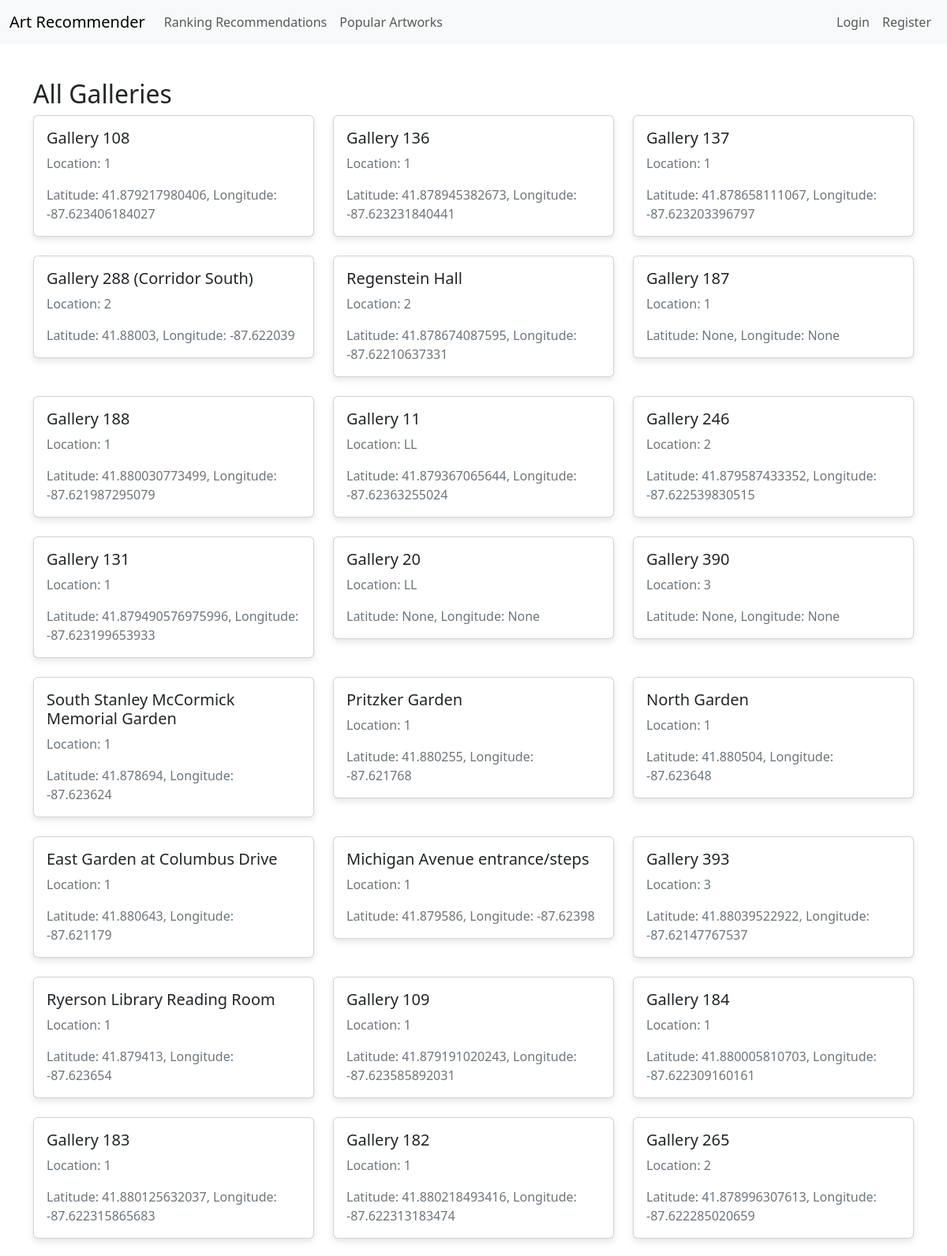
The app's page /all_galleries/ (upper part) with its own data.
### recommendations/models.py (models this page shows, shortened)
class Gallery(models.Model):
    title = models.CharField(max_length=255)
    latitude = models.FloatField(null=True, blank=True)
    longitude = models.FloatField(null=True, blank=True)
    floor = models.CharField(max_length=255, null=True, blank=True)

### recommendations/views.py (the view)
# urls.py: path('all_galleries/', views.all_galleries, name='all_galleries'),
def all_galleries(request):
    galleries = Gallery.objects.all()
    return render(request, 'recommendations/all_galleries.html', {'galleries': galleries})

### recommendations/templates/recommendations/all_galleries.html (shortened to what this page needs)
{% extends 'base.html' %}
{% block content %}
<h2>All Galleries</h2>
<div class="row">
    {% for gallery in galleries %}
    <div class="col-md-4">
        <div class="card mb-4">
            <div class="card-body">
                <h5 class="card-title">{{ gallery.title }}</h5>
                <p class="card-text">Location: {{ gallery.floor }}</p>
                <p class="card-text">Latitude: {{gallery.latitude}}, Longitude: {{gallery.longitude}}</p>
            </div>
        </div>
    </div>
    {% endfor %}
</div>
{% endblock %}

### recommendations/templates/base.html (shortened to what this page needs)
<!DOCTYPE html>
<html lang="en">
<head>
    {% load static %}
    <link rel="stylesheet" href="{% static 'css/styles.css' %}">
    <link rel="stylesheet" href="https://cdnjs.cloudflare.com/ajax/libs/bootstrap/5.3.0/css/bootstrap.min.css">
</head>
<body>
    <nav class="navbar navbar-expand-lg navbar-light bg-light">
        <div class="container-fluid">
            <a class="navbar-brand" href="{% url 'index' %}">Art Recommender</a>
            <div class="collapse navbar-collapse" id="navbarNav">
                <ul class="navbar-nav">
                    <li class="nav-item">
                        <a class="nav-link" href="{% url 'ranking_recommendations' %}">Ranking Recommendations</a>
                    </li>
                    <li class="nav-item">
                        <a class="nav-link" href="{% url 'popular_artworks' %}">Popular Artworks</a>
                    </li>
                </ul>
                <ul class="navbar-nav ms-auto">
                    {% if user.is_authenticated %}
                    <li class="nav-item">
                        <a class="nav-link" href="{% url 'profile' %}">Profile</a>
                    </li>
                    <li class="nav-item">
                        <form id="logout-form" method="POST" action="{% url 'logout' %}">
                            {% csrf_token %}
                            <button type="submit" class="btn btn-link nav-link" style="border: none; background: none;">Logout</button>
                        </form>
                    </li>
                    {% else %}
                    <li class="nav-item">
                        <a class="nav-link" href="{% url 'login' %}">Login</a>
                    </li>
                    <li class="nav-item">
                        <a class="nav-link" href="{% url 'register' %}">Register</a>
                    </li>
                    {% endif %}
                </ul>
            </div>
        </div>
    </nav>
    <div class="container mt-4">
        {% block content %}
        {% endblock %}
    </div>
</body>
</html>

### art_recommender/static/css/styles.css (style rules this page uses)
body { font-family: 'Arial', sans-serif; background-color: #f8f9fa; margin: 0; padding: 0; }
.navbar { margin-bottom: 20px; }
.container { max-width: 1200px; margin: auto; padding: 20px; }
.card { box-shadow: 0 4px 8px rgba(0, 0, 0, 0.1); transition: 0.3s; }
.card-body { padding: 15px; }
.card-title { font-size: 1.25rem; margin-bottom: 10px; }
.card-text { font-size: 1rem; color: #6c757d; }
h2 { margin-top: 20px; margin-bottom: 20px; font-size: 2rem; }

### recommendations/templates/base.html (style rules this page uses)
body { font-family: 'Arial', sans-serif; background-color: #f8f9fa; margin: 0; padding: 0; }
.navbar { margin-bottom: 20px; }
.container { max-width: 1200px; margin: auto; padding: 20px; }
.card { box-shadow: 0 4px 8px rgba(0, 0, 0, 0.1); transition: 0.3s; }
.card-body { padding: 15px; }
.card-title { font-size: 1.25rem; margin-bottom: 10px; }
.card-text { font-size: 1rem; color: #6c757d; }
h2 { margin-top: 20px; margin-bottom: 20px; font-size: 2rem; }

### records on screen
Gallery: title "Gallery 108", floor "1", latitude "41.879217980406", longitude "-87.623406184027"
Gallery: title "Gallery 136", floor "1", latitude "41.878945382673", longitude "-87.623231840441"
Gallery: title "Gallery 137", floor "1", latitude "41.878658111067", longitude "-87.623203396797"
Gallery: title "Gallery 288 (Corridor South)", floor "2", latitude "41.88003", longitude "-87.622039"
Gallery: title "Regenstein Hall", floor "2", latitude "41.878674087595", longitude "-87.62210637331"
Gallery: title "Gallery 187", floor "1", latitude "None", longitude "None"
Gallery: title "Gallery 188", floor "1", latitude "41.880030773499", longitude "-87.621987295079"
Gallery: title "Gallery 11", floor "LL", latitude "41.879367065644", longitude "-87.62363255024"
Gallery: title "Gallery 246", floor "2", latitude "41.879587433352", longitude "-87.622539830515"
Gallery: title "Gallery 131", floor "1", latitude "41.879490576975996", longitude "-87.623199653933"
Gallery: title "Gallery 20", floor "LL", latitude "None", longitude "None"
Gallery: title "Gallery 390", floor "3", latitude "None", longitude "None"
Gallery: title "South Stanley McCormick Memorial Garden", floor "1", latitude "41.878694", longitude "-87.623624"
Gallery: title "Pritzker Garden", floor "1", latitude "41.880255", longitude "-87.621768"
Gallery: title "North Garden", floor "1", latitude "41.880504", longitude "-87.623648"
Gallery: title "East Garden at Columbus Drive", floor "1", latitude "41.880643", longitude "-87.621179"
Gallery: title "Michigan Avenue entrance/steps", floor "1", latitude "41.879586", longitude "-87.62398"
Gallery: title "Gallery 393", floor "3", latitude "41.88039522922", longitude "-87.62147767537"
Gallery: title "Ryerson Library Reading Room", floor "1", latitude "41.879413", longitude "-87.623654"
Gallery: title "Gallery 109", floor "1", latitude "41.879191020243", longitude "-87.623585892031"
Gallery: title "Gallery 184", floor "1", latitude "41.880005810703", longitude "-87.622309160161"
Gallery: title "Gallery 183", floor "1", latitude "41.880125632037", longitude "-87.622315865683"
Gallery: title "Gallery 182", floor "1", latitude "41.880218493416", longitude "-87.622313183474"
Gallery: title "Gallery 265", floor "2", latitude "41.878996307613", longitude "-87.622285020659"
